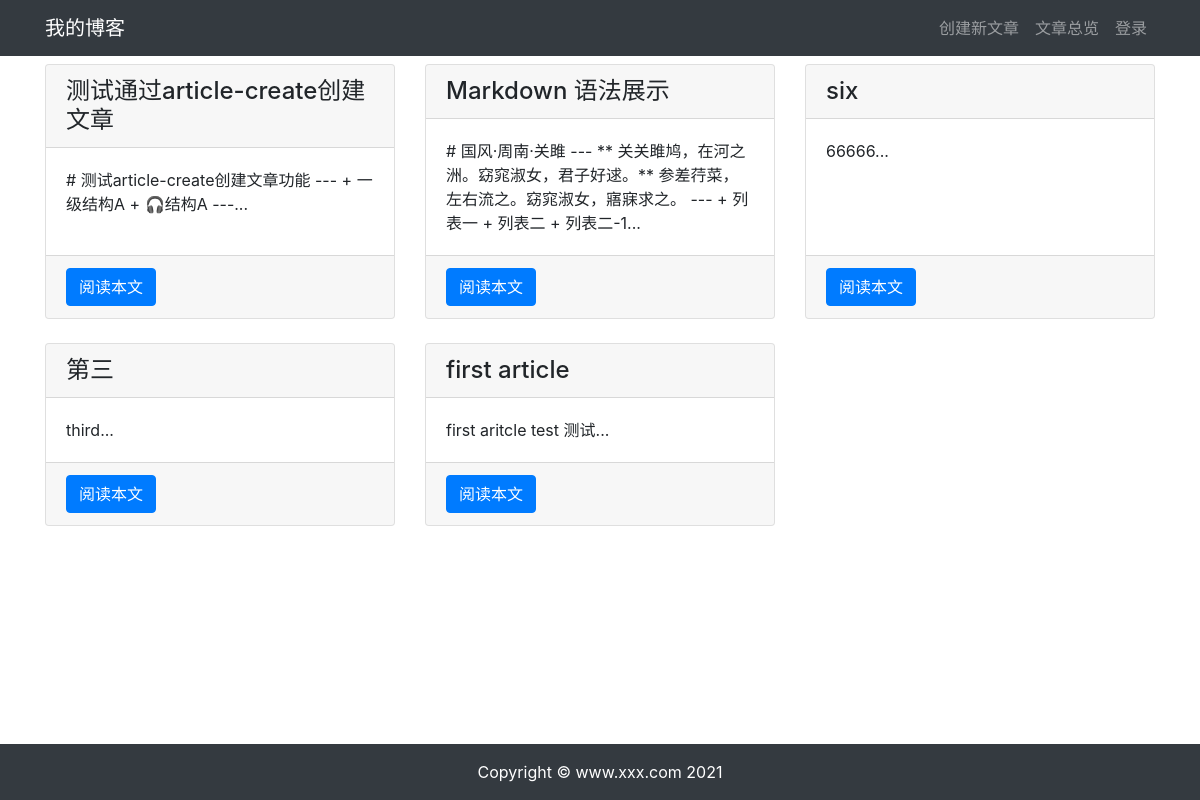
Page /article/article-list/ on the earlier database version.
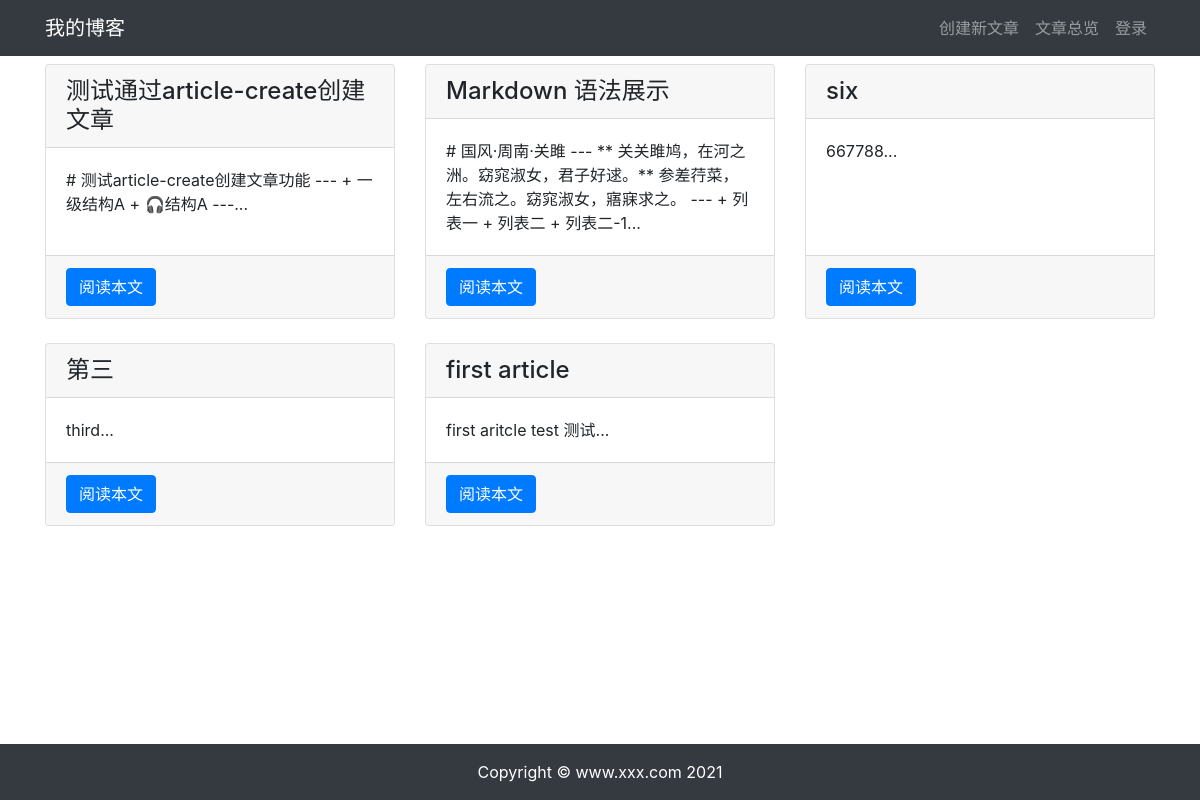
Same page on the later database version.
### article/models.py (models this page shows, shortened)
class ArticlePost(models.Model):
    author = models.ForeignKey(User, on_delete=models.CASCADE)
    title = models.CharField(max_length=100)
    body = models.TextField()
    created = models.DateTimeField(default=timezone.now)
    updated = models.DateTimeField(auto_now=True)
    class Meta:
        ordering = ('-created',)

### article/views.py (the view)
# urls.py: path('article-list/', views.article_list, name='article_list'),
def article_list(request):
    articles = ArticlePost.objects.all()
    context = {'articles': articles}
    return render(request, 'article/list.html', context)

### templates/article/list.html (shortened to what this page needs)
{% extends "base.html" %}
{% load staticfiles %}
{% block content %}
<div class="container">
    <div class="row mt-2">
        {% for article in articles %}
        <div class="col-4 mb-4">
            <div class="card h-100">
                <h4 class="card-header">{{ article.title }}</h4>
                <div class="card-body">
                    <p class="card-text">{{ article.body|slice:'100' }}...</p>
                </div>
                <div class="card-footer">
                    <a href="{% url 'article:article_detail' article.id %}" class="btn btn-primary">阅读本文</a>
                </div>
            </div>
        </div>
        {% endfor %}
    </div>
</div>
{% endblock content %}

Differences in the rows shown:
changed ArticlePost "six": body "66666" → "667788"
